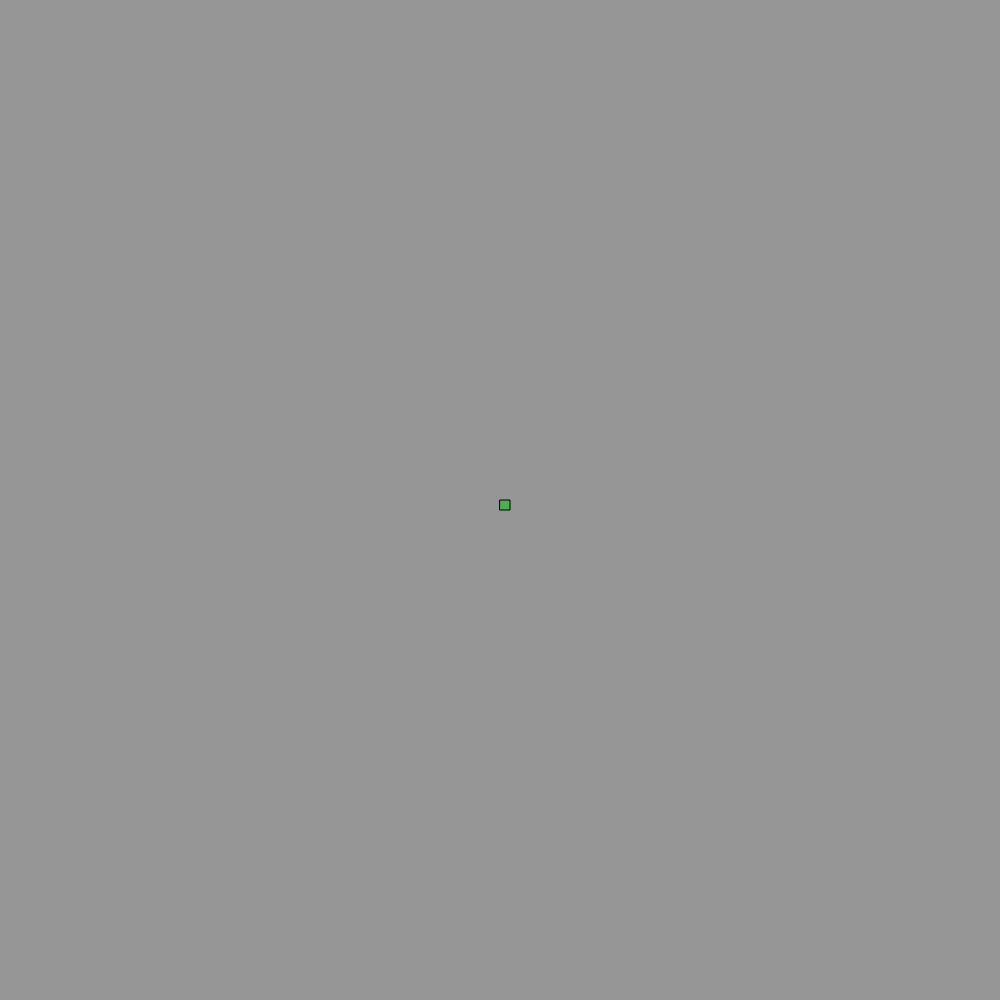
Frame 1 (no input)
Frame 60 (no input): identical to frame 1, image omitted
Frame 120 (the mouse pressed at the canvas centre since frame 60): identical to frame 1, image omitted

The p5.js sketch that drew this single still picture (run headless with seeded random() and noise() and a simulated clock; from frame 60 on, the mouse is pressed at the canvas centre):

// p5.js sketch
// ── sketch.js
var snake;

function setup() {
  createCanvas(1000, 1000);
  snake = new Snake();
}

function draw() {
  background(150);
  snake.drawSnake();
  snake.moveSnake();
}

function keyPressed() {
  let velocity = snake.baseVelocity;
  snake.ySpeed = 0;
  snake.xSpeed = 0;

  switch (keyCode) {
    case UP_ARROW:
      snake.ySpeed = -1 * velocity;
      break;
    case DOWN_ARROW:
      snake.ySpeed = velocity;
      break;
    case LEFT_ARROW:
      snake.xSpeed = -1 * velocity;
      break;
    case RIGHT_ARROW:
      snake.xSpeed = velocity;
      break;
    default:
      break;
  }
}

// ── snake.js
class Snake {
  constructor() {
    this.size = 10;
    this.x = width / 2;
    this.y = height / 2;
    this.baseVelocity = this.size / 5;
    this.xSpeed = 0;
    this.ySpeed = 0;
  }

  drawSnake() {
    fill("#4CAF50");
    square(this.x, this.y, this.size);
  }

  moveSnake() {
    this.x = (((this.x % width) + width) % width) + this.xSpeed;
    this.y = (((this.y % height) + height) % height) + this.ySpeed;
    console.log(`(${this.x},${this.y})`);
  }
}
